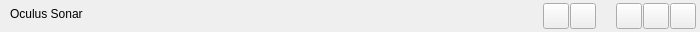
<?xml version="1.0" encoding="UTF-8"?>
<ui version="4.0">
 <class>TitleCtrls</class>
 <widget class="QWidget" name="TitleCtrls">
  <property name="geometry">
   <rect>
    <x>0</x>
    <y>0</y>
    <width>700</width>
    <height>32</height>
   </rect>
  </property>
  <property name="windowTitle">
   <string>Form</string>
  </property>
  <widget class="QPushButton" name="close">
   <property name="geometry">
    <rect>
     <x>670</x>
     <y>3</y>
     <width>26</width>
     <height>26</height>
    </rect>
   </property>
   <property name="text">
    <string/>
   </property>
   <property name="icon">
    <iconset resource="../Media/Media.qrc">
     <normaloff>:/Window_Close_48.png</normaloff>:/Window_Close_48.png</iconset>
   </property>
   <property name="iconSize">
    <size>
     <width>16</width>
     <height>16</height>
    </size>
   </property>
  </widget>
  <widget class="QPushButton" name="maximize">
   <property name="geometry">
    <rect>
     <x>643</x>
     <y>3</y>
     <width>26</width>
     <height>26</height>
    </rect>
   </property>
   <property name="text">
    <string/>
   </property>
   <property name="icon">
    <iconset resource="../Media/Media.qrc">
     <normaloff>:/Windows_Maximise_48.png</normaloff>:/Windows_Maximise_48.png</iconset>
   </property>
   <property name="iconSize">
    <size>
     <width>16</width>
     <height>16</height>
    </size>
   </property>
  </widget>
  <widget class="QPushButton" name="minimize">
   <property name="geometry">
    <rect>
     <x>616</x>
     <y>3</y>
     <width>26</width>
     <height>26</height>
    </rect>
   </property>
   <property name="text">
    <string/>
   </property>
   <property name="icon">
    <iconset resource="../Media/Media.qrc">
     <normaloff>:/Windows_Minimise_48.png</normaloff>:/Windows_Minimise_48.png</iconset>
   </property>
   <property name="iconSize">
    <size>
     <width>16</width>
     <height>16</height>
    </size>
   </property>
  </widget>
  <widget class="QLabel" name="title">
   <property name="geometry">
    <rect>
     <x>10</x>
     <y>6</y>
     <width>431</width>
     <height>16</height>
    </rect>
   </property>
   <property name="text">
    <string>Oculus Sonar</string>
   </property>
  </widget>
  <widget class="QPushButton" name="settings">
   <property name="geometry">
    <rect>
     <x>570</x>
     <y>3</y>
     <width>26</width>
     <height>26</height>
    </rect>
   </property>
   <property name="text">
    <string/>
   </property>
   <property name="icon">
    <iconset resource="../Media/Media.qrc">
     <normaloff>:/Windows_Settings_48.png</normaloff>:/Windows_Settings_48.png</iconset>
   </property>
   <property name="iconSize">
    <size>
     <width>16</width>
     <height>16</height>
    </size>
   </property>
  </widget>
  <widget class="QWidget" name="frame" native="true">
   <property name="geometry">
    <rect>
     <x>199</x>
     <y>0</y>
     <width>261</width>
     <height>30</height>
    </rect>
   </property>
  </widget>
  <widget class="QPushButton" name="help">
   <property name="geometry">
    <rect>
     <x>543</x>
     <y>3</y>
     <width>26</width>
     <height>26</height>
    </rect>
   </property>
   <property name="text">
    <string/>
   </property>
   <property name="icon">
    <iconset resource="../Media/Media.qrc">
     <normaloff>:/Windows_Help_48.png</normaloff>:/Windows_Help_48.png</iconset>
   </property>
   <property name="iconSize">
    <size>
     <width>16</width>
     <height>16</height>
    </size>
   </property>
  </widget>
 </widget>
 <resources>
  <include location="../Media/Media.qrc"/>
 </resources>
 <connections/>
</ui>
